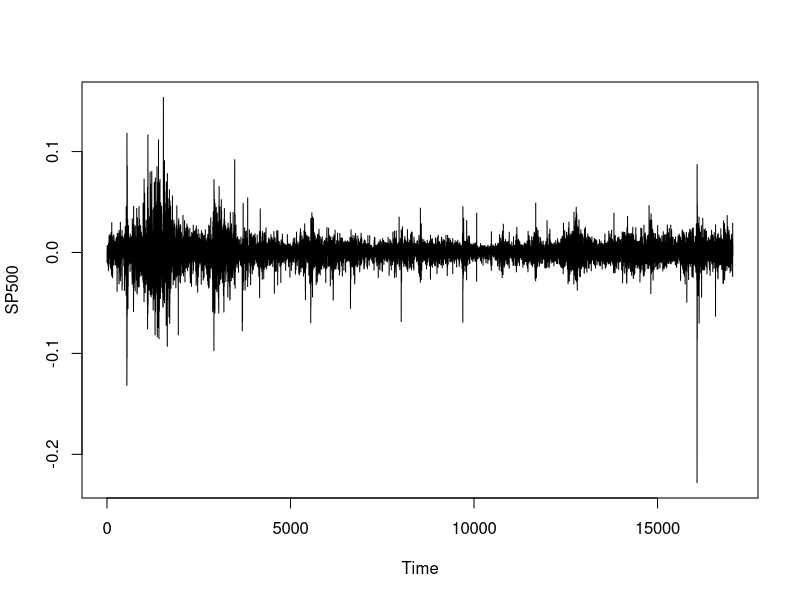

Generate this figure with R: (Note: this script raises an error after producing the figure.)
require(fGarch)

plot(ts(sp500dge))

sp_garch <- garchFit(
  ~ arma(0,1) + garch(1,1),
  data = ts(100 * sp500dge),
  trace= FALSE)

summary(sp_garch)
plot(sp_garch)
